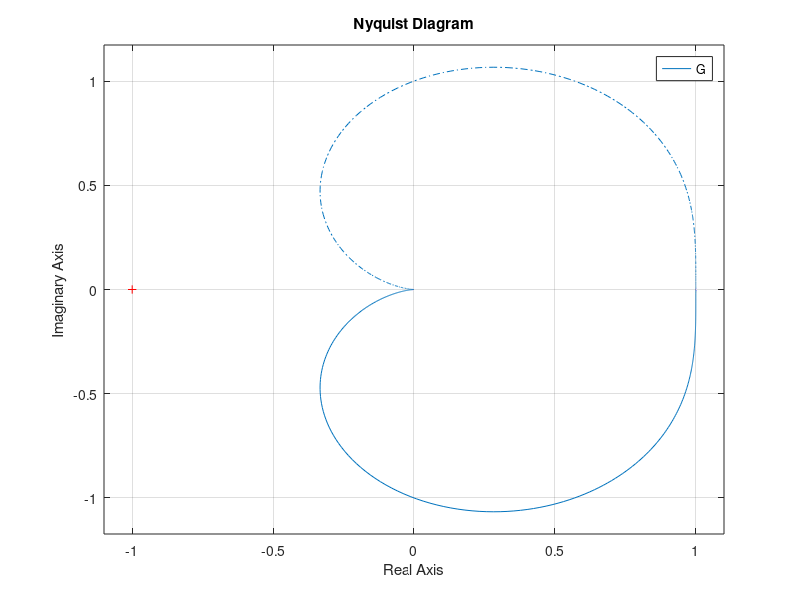
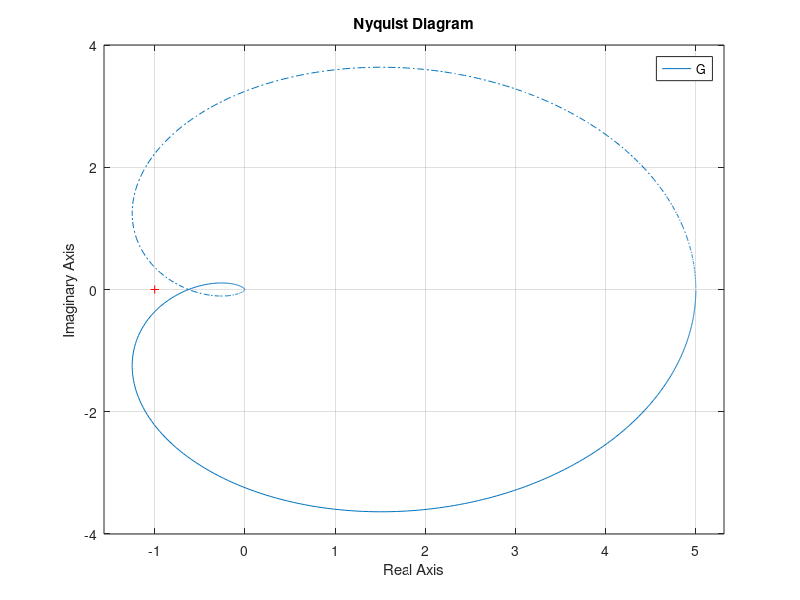
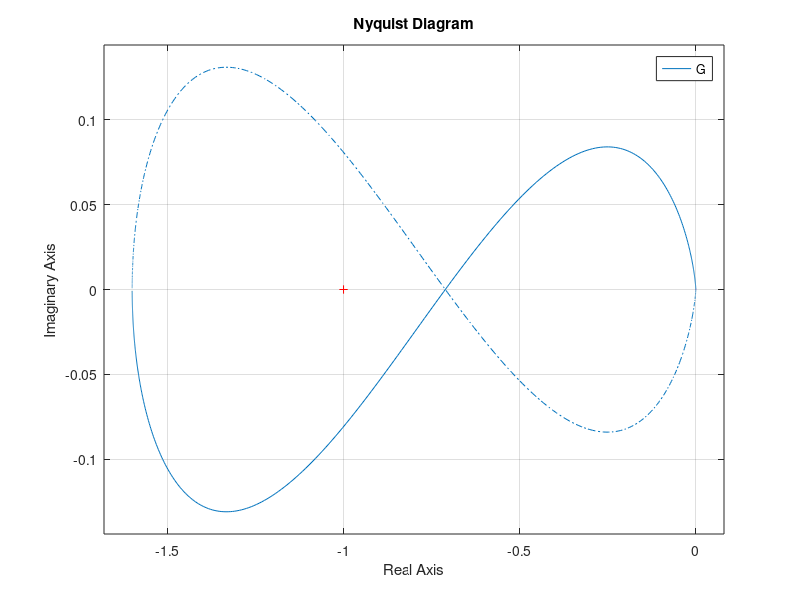

Source code (MATLAB) for these figures, in order:
%%  CONTROL NO LINEAL - DIAGRAMA DE NYQUIST
%   Autor: Oscar M. Castro

close all, clear all, clc;

s=tf('s');

G=1/(s^2+s+1);

figure(),
    nyquist(G)
    
%%

s=tf('s');

G=5/(s+1)^3;

figure(),
    nyquist(G)
    
T=feedback(G,1)
damp(T)

%%

s=tf('s');

G=1.6/(s+1)/(s+2)/(s-0.5);

figure(),
    nyquist(G)
    
T=feedback(G,1)
damp(T)